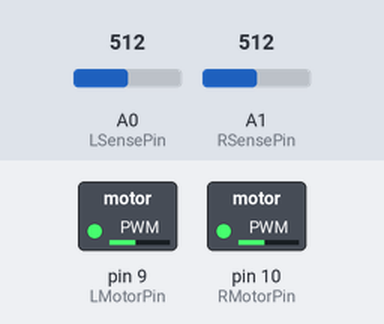
This sketch was run on a simulated Arduino Uno, built with avr-gcc and run on an emulated ATmega328P. Shown: switched loads named in the sketch (green lamp = pin HIGH). Inputs (shaded band) come from the test bench; at power-on: A0 (LSensePin) = 512, A1 (RSensePin) = 512.

Above: at 1.2 s.
1.3 s: A0 (LSensePin) set to 716
At 1.9 s:
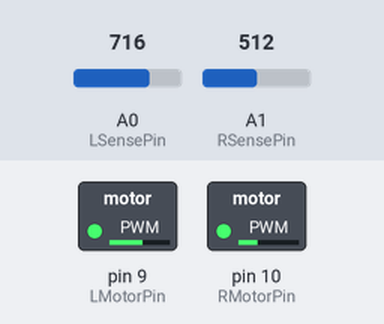
2.8 s: A1 (RSensePin) set to 306
At 4.0 s:
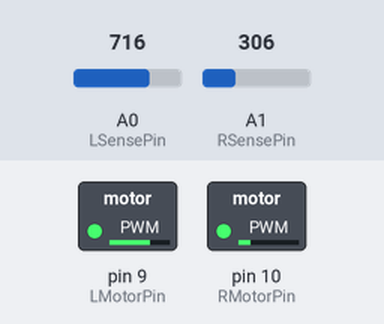
4.3 s: A0 (LSensePin) set to 900
At 5.3 s:
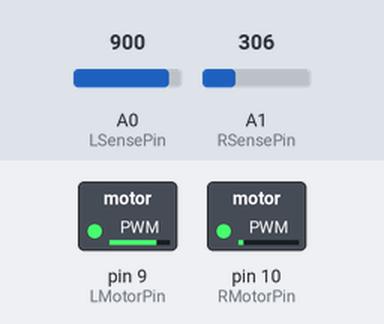
5.8 s: A1 (RSensePin) set to 122
At 6.5 s:
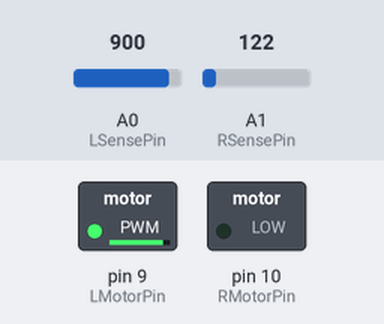
7.3 s: A1 (RSensePin) set to 900
At 7.6 s:
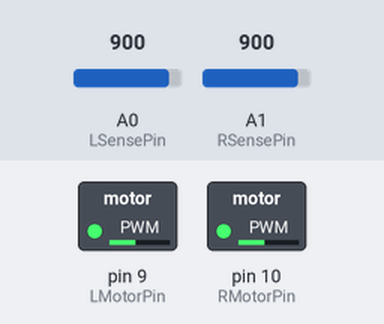
8.8 s: A0 (LSensePin) set to 511
At 10.0 s:
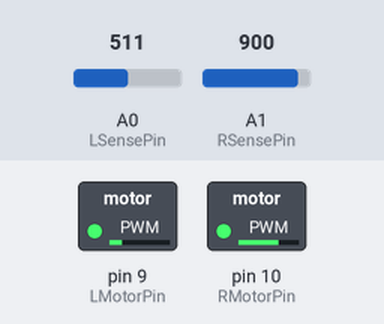
Timing chart, 0 to 11.3 s (numbered marks = the images above; inputs shaded):
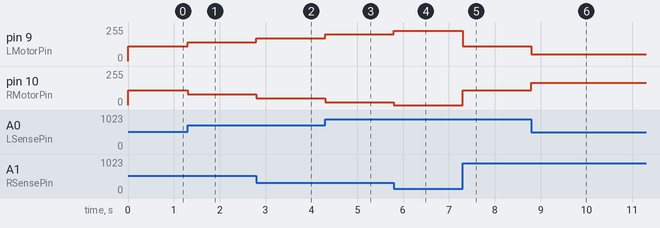

The sketch:

vehicle_code_stage2.ino
```cpp
#define LSensePin  A0
#define RSensePin  A1
#define LMotorPin  9
#define RMotorPin  10

const int BaseSpeed = 110;
const float Kp = 0.15;

void setup() {
  pinMode(LSensePin, INPUT);
  pinMode(RSensePin, INPUT);
  pinMode(LMotorPin, OUTPUT);
  pinMode(RMotorPin, OUTPUT);
}

void loop() {
  int leftSense = analogRead(LSensePin);
  int rightSense = analogRead(RSensePin);

  int error = leftSense - rightSense;
  int correction = (int)(Kp * error);

  int LSpeed = constrain(BaseSpeed + correction, 0, 255);
  int RSpeed = constrain(BaseSpeed - correction, 0, 255);

  analogWrite(LMotorPin, LSpeed);
  analogWrite(RMotorPin, RSpeed);
}
```

Measured:
- after the input at 1.3 s, pin 9 (LMotorPin): 110/255 → 140/255 at once; pin 10 (RMotorPin): 110/255 → 80/255 at once
- after the input at 2.8 s, pin 9 (LMotorPin): 140/255 → 171/255 at once; pin 10 (RMotorPin): 80/255 → 49/255 at once
- after the input at 4.3 s, pin 9 (LMotorPin): 171/255 → 199/255 at once; pin 10 (RMotorPin): 49/255 → 21/255 at once
- after the input at 5.8 s, pin 9 (LMotorPin): 199/255 → 226/255 at once; pin 10 (RMotorPin): 21/255 → 0/255 at once
- after the input at 7.3 s, pin 9 (LMotorPin): 226/255 → 110/255 at once; pin 10 (RMotorPin): 0/255 → 110/255 at once
- after the input at 8.8 s, pin 9 (LMotorPin): 110/255 → 52/255 at once; pin 10 (RMotorPin): 110/255 → 168/255 at once
